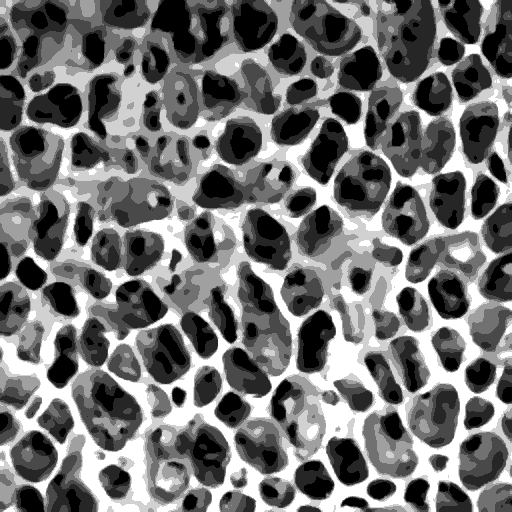
#> input picture LSM/sample.png, 512 x 512 px, found by its file name
$ python DotKernel.py
#> lines starting #> are read from the running program, lines starting #| are printed output that depends on the picture
### sensors/Vision/sensor.py
import numpy as np
from sklearn.preprocessing import minmax_scale
import cv2
import math
import pandas as pd
from tqdm import tqdm

class Vision:
    def __init__(self, n_channels: int = 1, resolution: int = 256, kernel_size: int = 9) -> None:
        self.n_channels = n_channels
        self.kernel_size = kernel_size
        self.n_kernels = int(pow(resolution, 2) / pow(kernel_size, 2))
        self.resolution = (resolution, resolution)
        self.__doc__ = ""

    def Load(self, path):
#> called with path = './sample.png'
        if self.n_channels == 1:
            grayscale_img = cv2.imread(path, cv2.IMREAD_GRAYSCALE)
#> grayscale_img is the input picture: shape (512, 512); min 0, max 255, mean 113.9
            grayscale_img = cv2.resize(grayscale_img, (self.resolution))
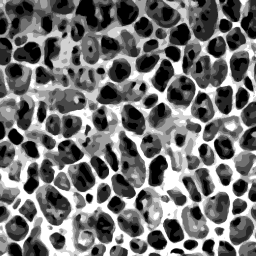
#> grayscale_img: shape (256, 256); min 0, max 255, mean 114
            grayscale_img = np.float64(grayscale_img)
            return grayscale_img
        elif self.n_channels == 3:
            rgb_img = cv2.imread(path, cv2.IMREAD_COLOR)
            rgb_img = cv2.resize(rgb_img, self.resolution)
            return rgb_img

    # [7 lines left out: function ConvertToCurrent, not called in this run]

    def ToVector(self, img: np.ndarray):
        return img.flatten()

    def MakeTiles(self, img: np.ndarray) -> list:
        # Break down the img into tiles
        k_size = self.kernel_size
        tiles = []
        for x in range(0,img.shape[0],k_size):
            for y in range(0,img.shape[1],k_size):
                tiles.append(img[x:x+k_size,y:y+k_size])
#> after the loop, tiles = 4096 items
        self.n_sensors = len(tiles)
#> self.n_sensors = 4096
        return tiles

    # [9 lines left out: function split_quadrants, not called in this run]

    def DotKernel(self, tile):
        pass

### sensors/Vision/DotKernel.py
import numpy as np
import cv2
import plotly as py
import plotly.graph_objs as go
import plotly
from sensor import Vision
from sklearn.preprocessing import minmax_scale

def Kernel(tiles: list, kernel: tuple, bias: float):
    kernel_values = np.array([
        [0.0, 0.5, 0.5, 0.0],
        [0.5, 1.0, 1.0, 0.5],
        [0.5, 1.0, 1.0, 0.5],
        [0.0, 0.5, 0.5, 0.0]
    ])
    dot_results = []
    for t in tiles:
        r = minmax_scale(np.matmul(t, kernel_values), feature_range=(-1.0, 1.0))
        dot_results.append(np.mean(r))
    return dot_results

if __name__ == "__main__":
    vis_sens = Vision(kernel_size=4)
    img = vis_sens.Load("./sample.png")
    tiles = vis_sens.MakeTiles(img)
#> tiles = 4096 items
    results = minmax_scale(Kernel(tiles, 4, 0), feature_range=(-70., -55.))
#> the loop in Kernel, `for t in tiles:` made 4096 passes
#> t on passes 16, 17, 21: [[38, 0, 0, 0], [38, 0, 0, 0], [29, 0, 0, 0], [0, 0, 0, 0]], [[0, 0, 0, 38], [0, 0, 0, 19], [0, 0, 0, 19], [0, 0, 0, 19]], [[56, 29, 0, 0], [47, 0, 0, 0], [10, 0, 0, 0], [0, 0, 0, 0]]
#> after the loop in Kernel, `for t in tiles:`: dot_results = 4096 values, max 0.5 at index 3395, min -1 at index 12, mean -0.14
#> results = 4096 values, max -55 at index 3395, min -70 at index 12, mean -61.4
    results = results.reshape((64, 64))
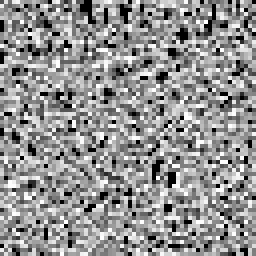
#> results: shape (64, 64) float64 (shown 4 times larger); min -70, max -55, mean -61.4; drawn with min black and max white
    print(results)
#> (printed output is left out)
#> (the run stopped early here; a loop or call above may not have finished)

$ run again, with LSM/frame 0.png copied over LSM/sample.png
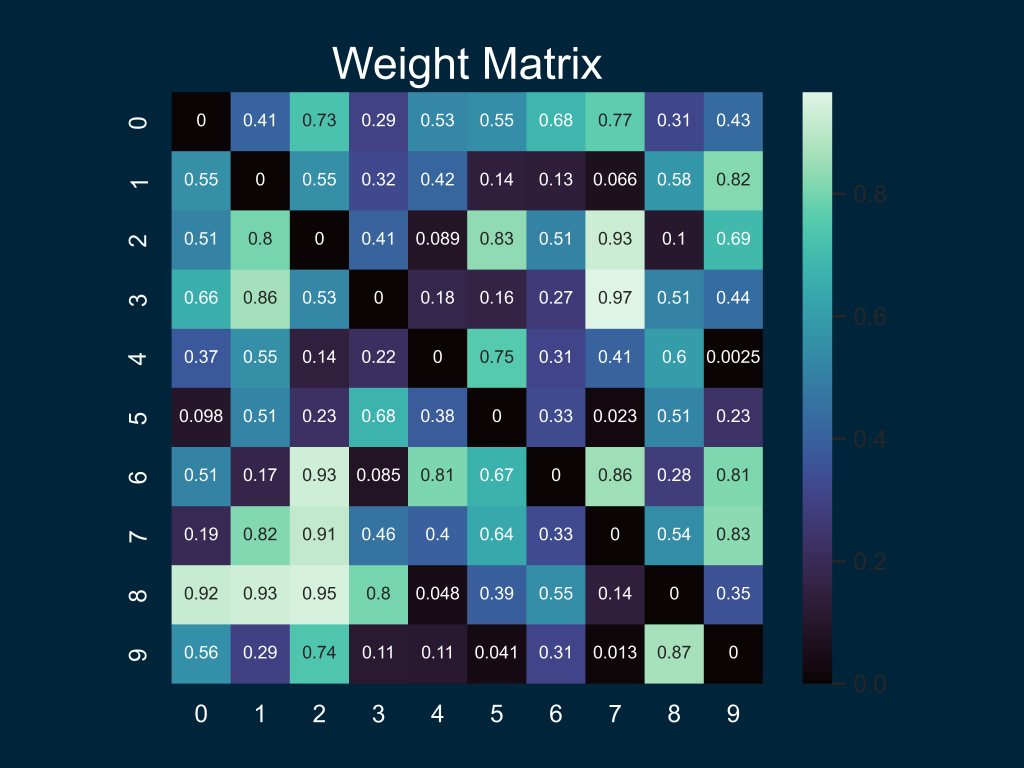
#> input picture LSM/frame 0.png, 5120 x 3840 px, found by its file name (shown at 1/5 size)
#> in Load, `grayscale_img = cv2.resize(grayscale_img, (self.resolution))`:
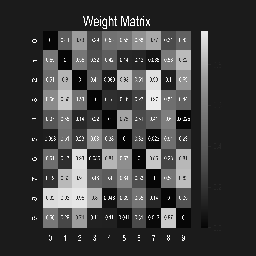
#> grayscale_img: shape (256, 256); min 6, max 255, mean 63.2
#> after the loop in MakeTiles, `for x in range(0,img.shape[0],k_size):`: tiles = 4096 items
#> self.n_sensors = 4096
#> `tiles = vis_sens.MakeTiles(img)`: tiles = 4096 items
#> after the loop in Kernel, `for t in tiles:`: dot_results = 4096 values, max 0.5 at index 942, min -1 at index 0, mean -0.814
#> `results = minmax_scale(Kernel(tiles, 4, 0), feature_range=(-70., -55.))`: results = 4096 values, max -55 at index 942, min -70 at index 0, mean -68.14
#> `results = results.reshape((64, 64))`:
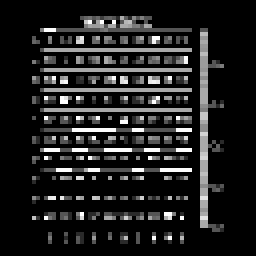
#> results: shape (64, 64) float64 (shown 4 times larger); min -70, max -55, mean -68.14; drawn with min black and max white
#> (printed output is left out)
